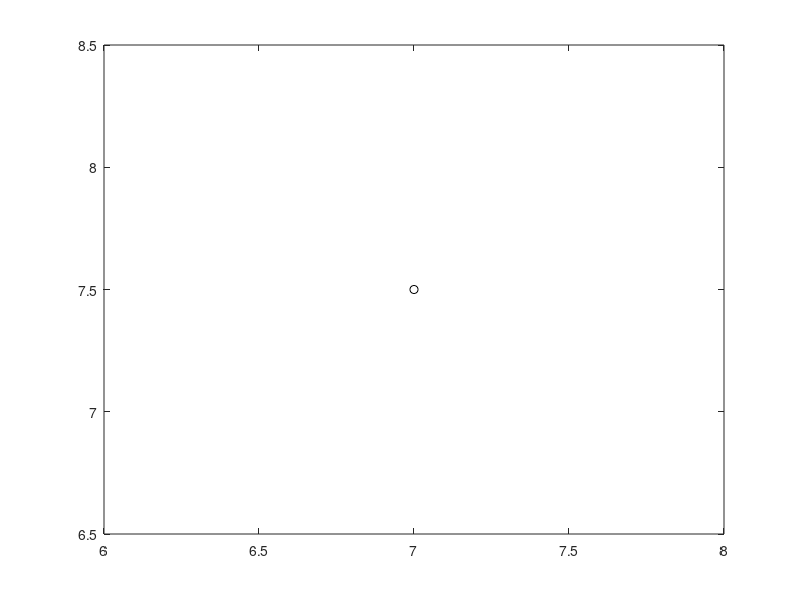

MATLAB code to generate this figure: (Note: this script raises an error after producing the figure.)
clear all;
clc;
close all;
axis equal;
%% global variables declaration;
global a0;     % base of manipulators;
global l;      % length of link;
global points; % points in c-space of path;
global dc;     % dimension of configuration;
global rk;     % factor of penalty function;
global Q;      % Q
global obstacles; % environments
%% Zhu's problem environment
rec1 = [9 0;10 0;10 8.5;9 8.5];
rec1p = [rec1;rec1(1,:)];
rec2 = [9 9.5;10 9.5;10 18;9 18];
rec2p = [rec2;rec2(1,:)];
rec3 = [6 11;7 11;7 12;6 12];
rec3p = [rec3;rec3(1,:)];
rec4 = [12 7.5;13.8 7.5;13.8 9.3;12 9.3];
rec4p = [rec4;rec4(1,:)];
obstacles(:,:,1) = rec1;
obstacles(:,:,2) = rec2;
obstacles(:,:,3) = rec3;
obstacles(:,:,4) = rec4;
Q = [0,-1;
    sqrt(3)/2,1/2;
    -sqrt(3)/2,1/2];
%% initial and end position of manipulator
a0 = [7 7.5];
l = 2;
dc = 3;
plot(a0(1),a0(2),'ko');
thetas = [45 0 -60]*pi/180;
xi = fk(thetas);
thetae = [200 130 110 75]*pi/180;
xe = fk(thetae);

%% solve constrained nonlinear optimization
%% initialization of de parameters
times = 0;
points = 30;
D=points*dc; % number of variables
rk = 0.5;  c = 1.5; % penalty factor
N=10;     % same generation population size
itmax=30; % number of iterations
F=0.8;CR=0.5; % mutation factor and crossover ratio
% problem bounds
a=0;b=pi;
d=(b-a);
basemat=repmat(int16(linspace(1,N,N)),N,1); % used later
basej=repmat(int16(linspace(1,D,D)),N,1); % used later
while times <= 25
    times = times+1;
    disp(['Loop times',times,'. ','rk=',rk]);
    % random initialization of postions
    x=a+d.*rand(N,D);
    % evaluate objective for all particles
    fx=objf(x,thetas,thetae);
    % find bset
    [fxbest,ixbest] = min(fx);
    xbest = x(ixbest,1:D);
    %% iterate
    for it=1:itmax
        permat=bsxfun(@(x,y) x(randperm(y(1))),basemat',N(ones(N,1)))';
        % generate donors by mutation
        v(1:N,1:D)=repmat(xbest,N,1)+F*(x(permat(1:N,1),1:D)-x(permat(1:N,2),1:D));
        % perform recobination
        r=repmat(randi([1 D],N,1),1,D);
        muv=((rand(N,D)<CR)+(basej==r))~=0;
        mux=1-muv;
        theta(1:N,1:D)=x(1:N,1:D).*mux(1:N,1:D)+v(1:N,1:D).*muv(1:N,1:D);
        % greedy selection
        fu=objf(theta,thetas,thetae);
        idx=fu<fx;
        fx(idx)=fu(idx);
        x(idx,1:D)=theta(idx,1:D);
        % find best
        [fxbest,ixbest]=min(fx);
        xbest=x(ixbest,1:D);
    end
    % 中间结果图形展示
    figure(times);
    hold on;
    axis equal;
    for i = 1:dc
        plot(xi(i:i+1,1),xi(i:i+1,2),'r-')
    end
    for i = 1:dc
        plot(xe(i:i+1,1),xe(i:i+1,2),'r-')
    end
    for i = 1:4
        plot(rec1p(i:i+1,1),rec1p(i:i+1,2),'r-');
    end
    for i = 1:4
        plot(rec2p(i:i+1,1),rec2p(i:i+1,2),'r-');
    end
    for i = 1:4
        plot(rec3p(i:i+1,1),rec3p(i:i+1,2),'r-');
    end
    for i = 1:4
        plot(rec4p(i:i+1,1),rec4p(i:i+1,2),'r-');
    end
    tmp = reshape(xbest,dc,[])';
    for i = 1:size(tmp,1)
        resultp = fk(tmp(i,:));
        for j = 1:size(resultp,1)-1
            plot(resultp(j:j+1,1),resultp(j:j+1,2),'r-');
        end
    end
    if penalty(reshape(xbest,dc,[])')<=1e-3
        break;
    end
    rk = c*rk;
end

%% result display
disp(['Loop times',times,'. ','rk=',rk]);
xbest = reshape(xbest,dc,[])';
for i = 1:size(xbest,1)
    resultp = fk(xbest(i,:));
    for j = 1:size(resultp,1)-1
        plot(resultp(j:j+1,1),resultp(j:j+1,2),'r-');
    end
end



%% objective function with penalty function
function fval=objf(theta,thetas,thetae)
% theta     variables to be solved Nx(dc*points)
% thetas    initial configuration  1x4
% thetae    end configuration      1x4
%% Body
% n  the number of variables
% dc dimension of configuration space
% N  same generation population size
global dc;
[N,~]=size(theta);
thetas = repmat(thetas,N,1);
thetae = repmat(thetae,N,1);
tmp = [thetas,theta,thetae];
ksai = tmp(:,dc+1:end)-tmp(:,1:end-dc);
fval = sum(ksai.*ksai,2);
p = zeros(N,1);
for i = 1:N
    p(i) = penalty(reshape(theta(i,:),dc,[])');
end
fval = fval+p;
end

%% penalty function
function p = penalty(theta)
% theta     variables to be solved  points x dc
%% Body
global obstacles;
global rk;
global Q;
[points,~] = size(theta);
p = 0;
for i = 1:points % 遍历每一个位置
    x = fk(theta(i,:));
    [r,~] = size(x);
    for j = 1:r-1 % 遍历每一个连杆位置
        [~,~,on] = size(obstacles);
        for k = 1:on % 遍历每一个障碍物
            [~,fval,~] = QDistance(obstacles(:,:,k),x(j:j+1,:),Q');
            p = p+fval^2*rk;
        end
        for k = j+1:r-1
            [~,fval,~] = QDistance(x(k:k+1,:),x(j:j+1,:),Q');
            p = p+fval^2*rk;
        end
    end
end
end

%% forward kinematics of manipulator
function [x] = fk(theta)
% theta  1xdc configuration space of manipulator deg
% a0     position of manipulator's base
% l      the length of manipulator
% x      N x 2 or 3
global l;
global a0;
global dc;
% 2-d environment
x = zeros(dc+1,2);
x(1,:) = a0(:)';
for i = 2:dc+1
    x(i,:) = x(i-1,:)+[l*cos(theta(i-1)) l*sin(theta(i-1))];
end
end